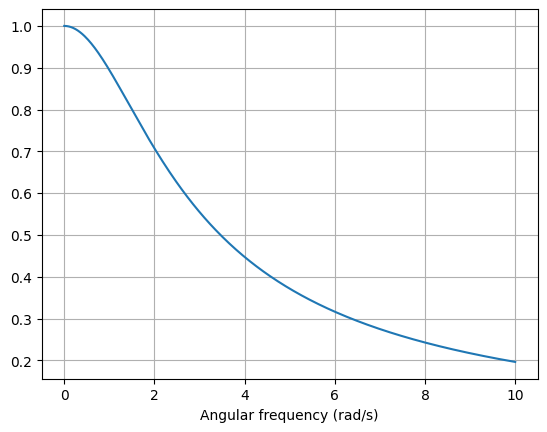

This figure's Python source:
from lcapy import *

a = Circuit('VRC2.sch')

H = a.P1.transfer('P2')

H(jw).magnitude.plot((0, 10))

from matplotlib.pyplot import savefig
savefig(__file__.replace('.py', '.png'), bbox_inches='tight')
